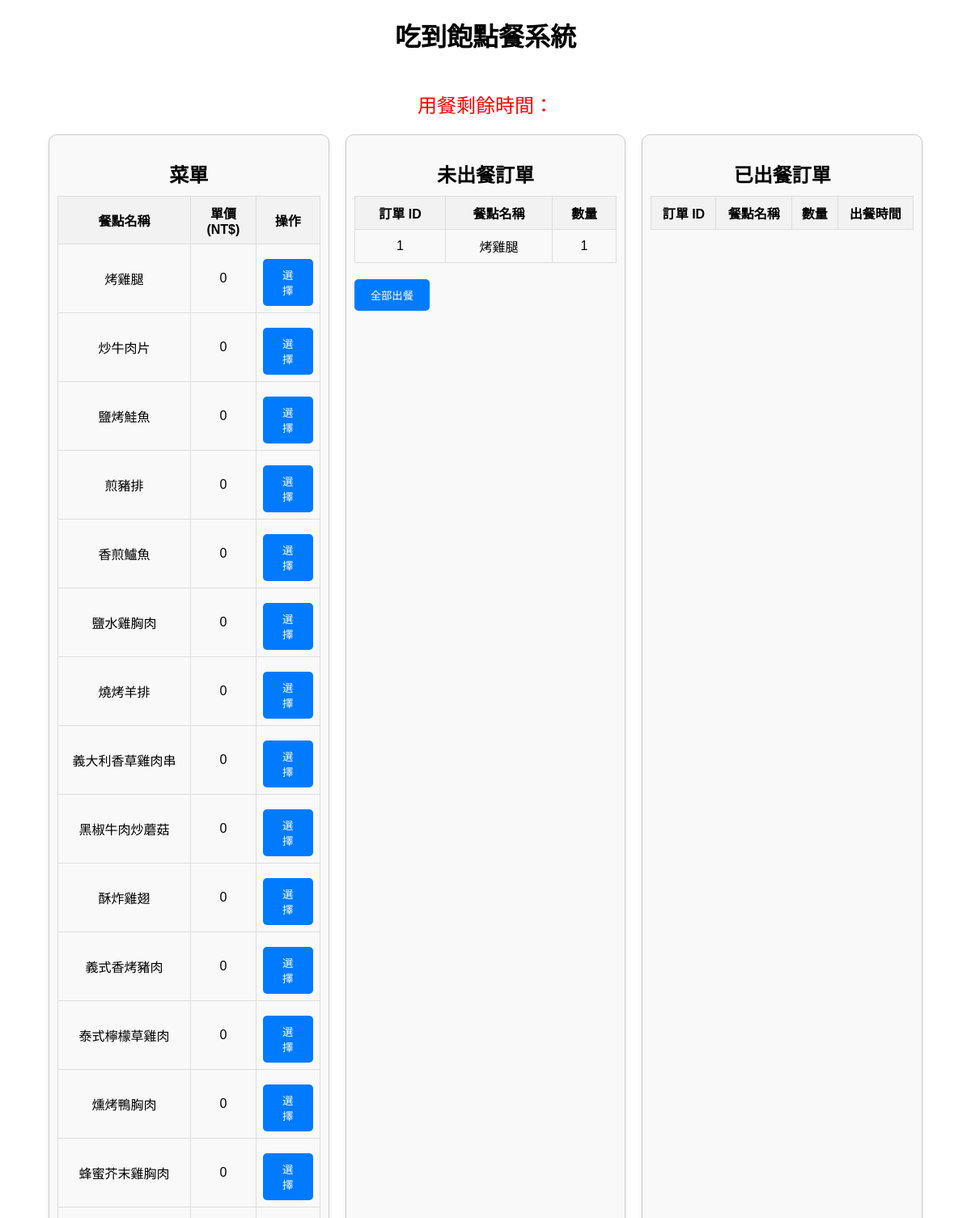
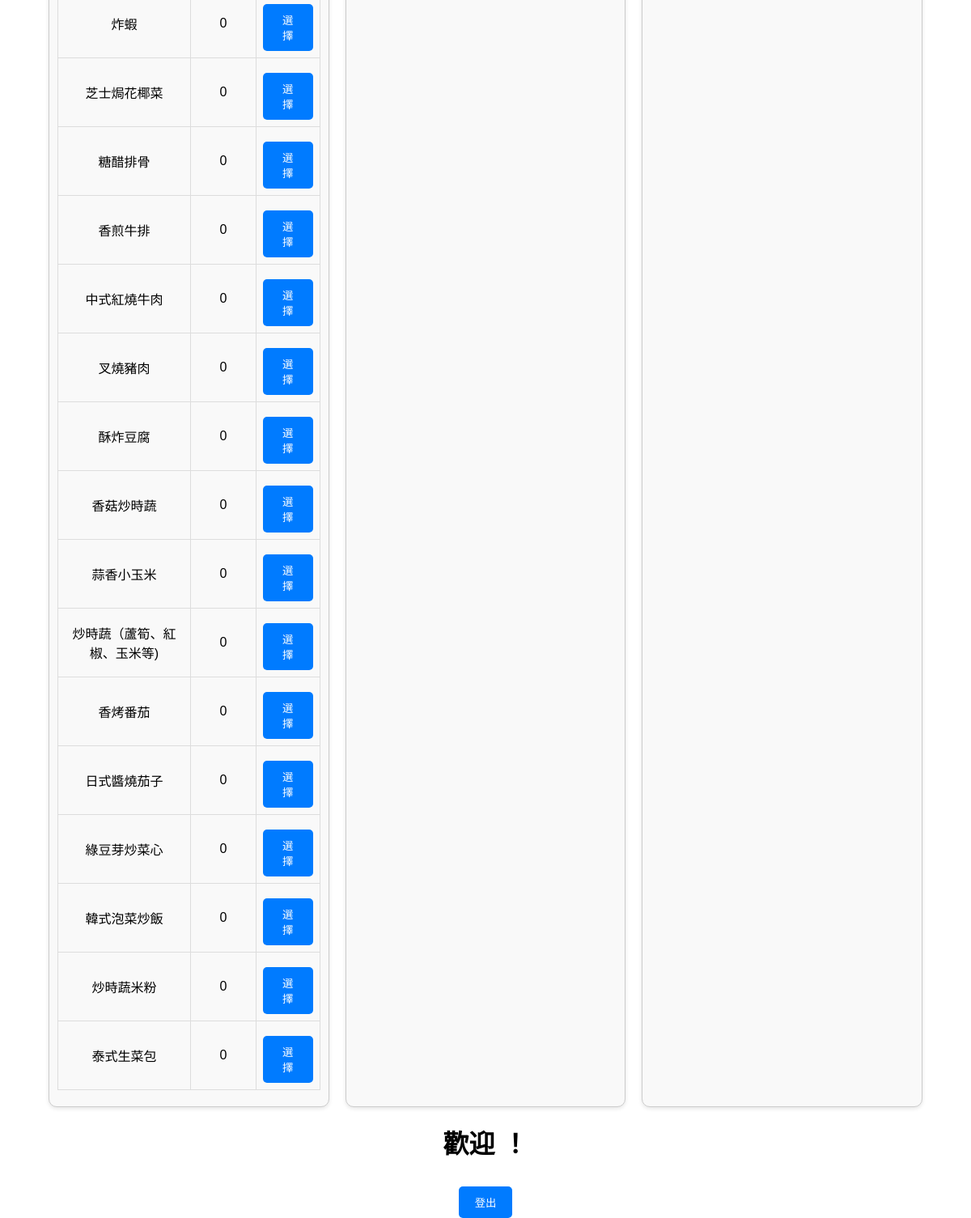
Screenshot of /order.php?table_number=1 with the database file from the repository (2 pictures, top to bottom).
### tables this page shows
CREATE TABLE `menu` (
  `id` int NOT NULL AUTO_INCREMENT,
  `food_name` varchar(255) NOT NULL,
  `price` int NOT NULL,
  PRIMARY KEY (`id`)
);

CREATE TABLE `unserved_orders` (
  `food_name` varchar(255) NOT NULL,
  `quantity` int NOT NULL,
  `id` int NOT NULL AUTO_INCREMENT,
  `table_number` int(2) NOT NULL,
  PRIMARY KEY (`id`)
);

### order.php (the view, shortened to what this page needs)
<?php
$tableNumber = $_SESSION['table_number'];
require 'db_connection.php';
$menuResult = $conn->query("SELECT * FROM menu");
$unservedResult = $conn->query("SELECT * FROM unserved_orders where table_number={$tableNumber}");
?>
<html lang="en">
<head>
</head>
<body>
    <h1>吃到飽點餐系統</h1>
    <p class="timer">用餐剩餘時間：<span id="countdown"></span></p>
    <div class="container">
        <div class="section">
            <h2>菜單</h2>
            <table>
                <tr>
                    <th>餐點名稱</th>
                    <th>單價 (NT$)</th>
                    <th>操作</th>
                </tr>
                <?php while ($row = $menuResult->fetch_assoc()): ?>
                <tr>
                    <td><?= htmlspecialchars($row['food_name']) ?></td>
                    <td><?= htmlspecialchars($row['price']) ?></td>
                    <td>
                        <button onclick="showModal('<?= htmlspecialchars($row['food_name']) ?>')">選擇</button>
                    </td>
                </tr>
                <?php endwhile; ?>
            </table>
        </div>
        <div class="section">
            <h2>未出餐訂單</h2>
            <table>
                <tr>
                    <th>訂單 ID</th>
                    <th>餐點名稱</th>
                    <th>數量</th>
                </tr>
                <?php while ($row = $unservedResult->fetch_assoc()): ?>
                <tr>
                    <td><?= htmlspecialchars($row['id']) ?></td>
                    <td><?= htmlspecialchars($row['food_name']) ?></td>
                    <td><?= htmlspecialchars($row['quantity']) ?></td>
                </tr>
                <?php endwhile; ?>
            </table>
            <form method="POST">
                <button type="submit" name="serve_all" <?php if ($unservedResult->num_rows == 0) echo 'style="display:none;"'; ?>>全部出餐</button>
            </form>
        </div>
        <div class="section">
            <h2>已出餐訂單</h2>
            <table>
                <tr>
                    <th>訂單 ID</th>
                    <th>餐點名稱</th>
                    <th>數量</th>
                    <th>出餐時間</th>
                </tr>
            </table>
        </div>
    </div>
    <h1>歡迎 <?= htmlspecialchars($_SESSION['username']) ?>！</h1>
    <a href="logout.php">
    <button class="logout-btn">登出</button>
    </a>
</body>
</html>

### order.php (style rules this page uses)
body { font-family: Arial, sans-serif; margin: 0; padding: 0; display: flex; flex-direction: column; align-items: center; }
h1 { text-align: center; margin-top: 20px; }
.timer { font-size: 1.5em; color: red; margin-bottom: 20px; }
.container { display: flex; justify-content: space-between; width: 90%; gap: 20px; }
.section { flex: 1; border: 1px solid #ccc; border-radius: 10px; padding: 10px; box-shadow: 0 2px 5px rgba(0, 0, 0, 0.1); background-color: #f9f9f9; }
.section h2 { text-align: center; margin-bottom: 10px; }
.section table { width: 100%; border-collapse: collapse; margin-bottom: 10px; }
.section table th, .section table td { border: 1px solid #ddd; padding: 8px; text-align: center; }
.section table th { background-color: #f2f2f2; }
button { padding: 10px 20px; margin-top: 10px; background-color: #007bff; color: #fff; border: none; border-radius: 5px; cursor: pointer; }

### rows the page displays
menu: food_name "烤雞腿", price "0"
menu: food_name "炒牛肉片", price "0"
menu: food_name "鹽烤鮭魚", price "0"
menu: food_name "煎豬排", price "0"
menu: food_name "香煎鱸魚", price "0"
menu: food_name "鹽水雞胸肉", price "0"
menu: food_name "燒烤羊排", price "0"
menu: food_name "義大利香草雞肉串", price "0"
menu: food_name "黑椒牛肉炒蘑菇", price "0"
menu: food_name "酥炸雞翅", price "0"
menu: food_name "義式香烤豬肉", price "0"
menu: food_name "泰式檸檬草雞肉", price "0"
menu: food_name "燻烤鴨胸肉", price "0"
menu: food_name "蜂蜜芥末雞胸肉", price "0"
menu: food_name "炸蝦", price "0"
menu: food_name "芝士焗花椰菜", price "0"
menu: food_name "糖醋排骨", price "0"
menu: food_name "香煎牛排", price "0"
menu: food_name "中式紅燒牛肉", price "0"
menu: food_name "叉燒豬肉", price "0"
menu: food_name "酥炸豆腐", price "0"
menu: food_name "香菇炒時蔬", price "0"
menu: food_name "蒜香小玉米", price "0"
menu: food_name "炒時蔬（蘆筍、紅椒、玉米等)", price "0"
menu: food_name "香烤番茄", price "0"
menu: food_name "日式醬燒茄子", price "0"
menu: food_name "綠豆芽炒菜心", price "0"
menu: food_name "韓式泡菜炒飯", price "0"
menu: food_name "炒時蔬米粉", price "0"
menu: food_name "泰式生菜包", price "0"
unserved_orders: id "1", food_name "烤雞腿", quantity "1"
